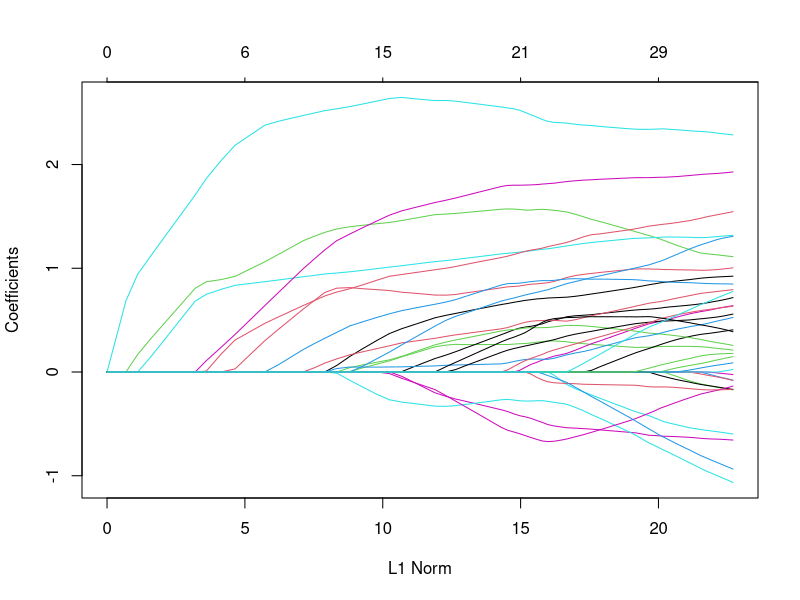
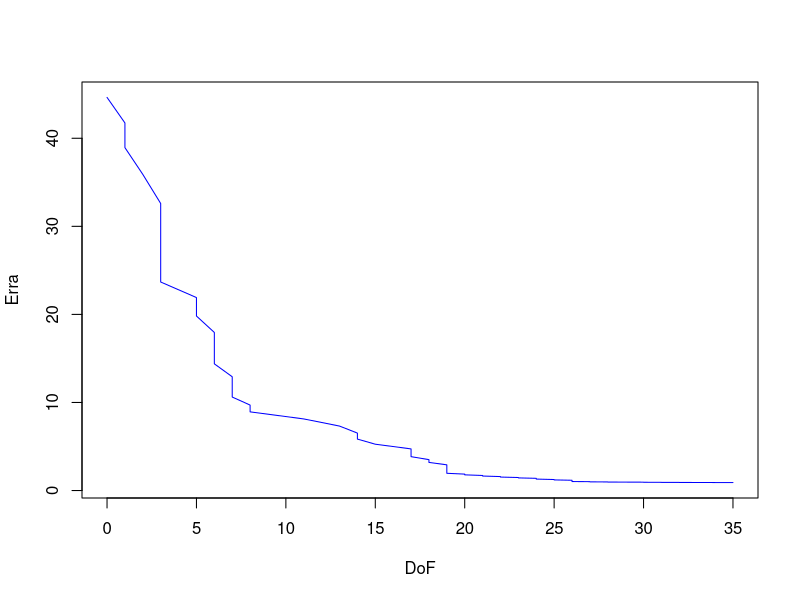
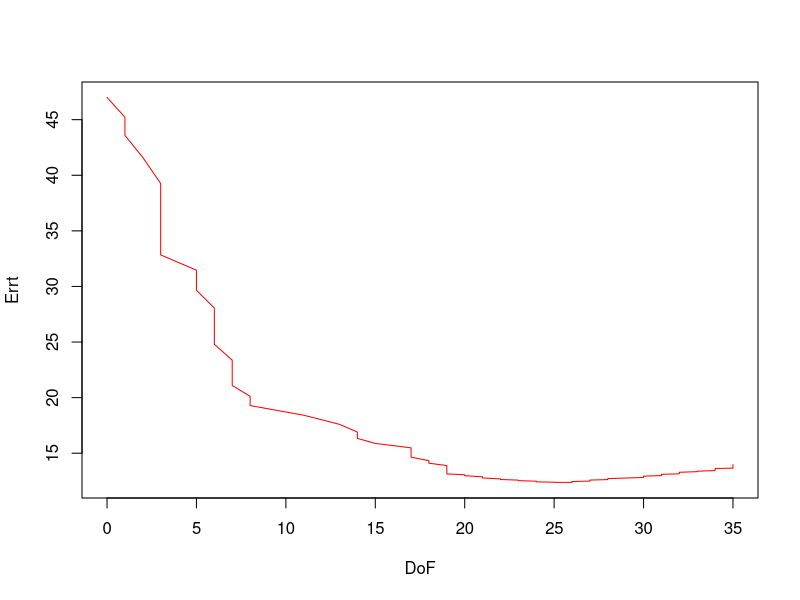
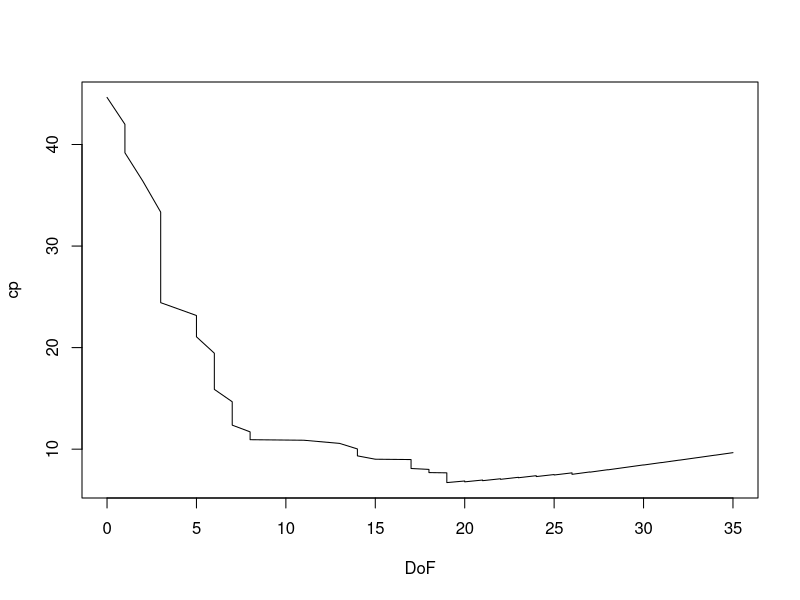

Source code (R) for these figures, in order: (Note: this script raises an error after producing the figures.)
## ---- chunk 1
library(ggplot2)
## ---- chunk 2
?rep
## ---- chunk 3
n = 50
d = 35
k = 15
beta = c(rep(1,k),rep(0,d-k)) 
nt = 10000
## ---- chunk 4
Co = matrix(rep(0,d*d),d,d) 
r = .5;
for (a in 1:d){
  for (b in 1:d){
    Co[a,b] = r^abs(a-b); 
  } 
}
## ---- chunk 5
X = matrix(rnorm(n*d,0,1),n,d) 
X = X%*%chol(Co);     ### Choleski of covariance to have a more complex matrix than a completely random one
e = rnorm(n,0,1);
sig = 2.5; # noise level
y = X%*%beta + sig*e 
## ---- chunk 6
#install.packages("glmnet", repos = "http://cran.us.r-project.org") 
library(glmnet)
## ---- chunk 7
nb_lam = 100;
L = 10^seq(log10(0.001),log10(5),len=nb_lam)
## ---- chunk 8
fit = glmnet(x=X, y=y, lambda=L)
## ---- chunk 9
plot(fit)
DoF = fit$df       ### Here the degrees of freedom are the 'effective' degrees of freedom of the LASSO
## ---- chunk 10
yp = predict(fit,newx=X)
Erra = colMeans((matrix(rep(y,nb_lam),n,nb_lam) - yp)^2); 
plot(DoF,Erra,type="l", col="blue")
### Nota: this changes everytime we re-run the code from beginning to here
## ---- chunk 11
nt = 10000;
Xt = matrix(rnorm(nt*d,0,1),nt,d)
Xt = Xt%*%chol(Co);
et = rnorm(nt,0,1);     ### Here if I re-run the chunk, I see that the curve does not move a lot since I have a large number of data.
yt = Xt%*%beta + sig*et;
ypt = predict(fit,newx=Xt)
Errt = colMeans((matrix(rep(yt,nb_lam),nt,nb_lam) - ypt)^2); 

plot(DoF,Errt,type="l", col="red")
## ---- chunk 12
Erri = rep(0,nb_lam) 
for (ii in 1:nb_lam){
  Erri[ii] = sig^2 + (t(fit$beta[,ii] - beta)%*%t(X)%*%X%*%(fit$beta[,ii] - beta))/n     ### Derived from Exercise 1: Theory
}
## ---- chunk 13
sighat2 = sig^2;
cp = Erra + 2*sighat2*DoF/n          ### Derived from Exercise 2: (7.1) : Here it's a more general thing than the Cp with d. (AIC)
plot(DoF, cp, type = 'l')
## ---- chunk 14

## ---- chunk 15
Err_bs = 0.368*Erra + 0.632*Err_1
## ---- chunk 16
n = 50
d = 35
k = 15
beta = c(rep(1,k),rep(0,d-k)) 
nt = 10000
Co = matrix(rep(0,d*d),d,d) 
r = .5;
for (a in 1:d){
  for (b in 1:d){
    Co[a,b] = r^abs(a-b); 
  } 
}
## ---- chunk 17
sig = 2.5; # noise level
nb_lam = 100;
L = 10^seq(log10(0.001),log10(5),len=nb_lam)
nt = 10000;
plot(DoF,Erra, type = 'l', col = 'powderblue')
Erra0 <- c()
Errt0 <- c()

for (i in 0:100) {
  X = matrix(rnorm(n*d,0,1),n,d) 
  X = X%*%chol(Co);     ### Choleski of covariance to have a more complex matrix than a completely random one
  e = rnorm(n,0,1);
  y = X%*%beta + sig*e 
  fit = glmnet(x=X, y=y, lambda=L)

  yp = predict(fit,newx=X)
  Erra = colMeans((matrix(rep(y,nb_lam),n,nb_lam) - yp)^2); 
  Erra0 = rbind(Erra0,Erra)
  
  Xt = matrix(rnorm(nt*d,0,1),nt,d)
  Xt = Xt%*%chol(Co);
  et = rnorm(nt,0,1);     ### Here if I re-run the chunk, I see that the curve does not move a lot since I have a large number of data.
  yt = Xt%*%beta + sig*et;
  ypt = predict(fit,newx=Xt)
  
  Errt = colMeans((matrix(rep(yt,nb_lam),nt,nb_lam) - ypt)^2);
  Errt0 = rbind(Errt0,Errt)
  
  lines(DoF,Erra, type = 'l', col = "powderblue")
  lines(DoF,Errt, type = 'l', col = "rosybrown1")
}

lines(DoF,colMeans(Erra0),type = 'l', col = "blue")
lines(DoF,colMeans(Errt0),type = 'l', col = "red")

### NOTA: sample error: re-sample in respect to X and Y. IN-sample error, we just re-sample with respect to Y.
